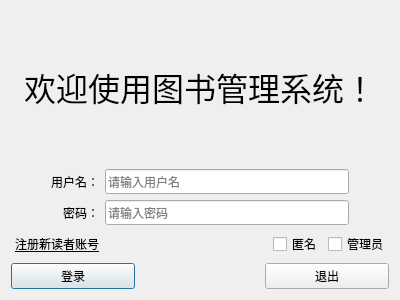
<?xml version="1.0" encoding="UTF-8"?>
<ui version="4.0">
 <class>LoginDialog</class>
 <widget class="QDialog" name="LoginDialog">
  <property name="windowModality">
   <enum>Qt::ApplicationModal</enum>
  </property>
  <property name="geometry">
   <rect>
    <x>0</x>
    <y>0</y>
    <width>400</width>
    <height>300</height>
   </rect>
  </property>
  <property name="windowTitle">
   <string>登录</string>
  </property>
  <property name="windowIcon">
   <iconset resource="image.qrc">
    <normaloff>:/img/logo.png</normaloff>:/img/logo.png</iconset>
  </property>
  <property name="sizeGripEnabled">
   <bool>false</bool>
  </property>
  <property name="modal">
   <bool>false</bool>
  </property>
  <layout class="QHBoxLayout" name="horizontalLayout_4">
   <item>
    <layout class="QVBoxLayout" name="verticalLayout_3">
     <item>
      <widget class="QLabel" name="programInfo">
       <property name="font">
        <font>
         <family>PingFang SC</family>
         <pointsize>24</pointsize>
         <weight>50</weight>
         <bold>false</bold>
        </font>
       </property>
       <property name="frameShape">
        <enum>QFrame::NoFrame</enum>
       </property>
       <property name="frameShadow">
        <enum>QFrame::Plain</enum>
       </property>
       <property name="text">
        <string>欢迎使用图书管理系统！</string>
       </property>
       <property name="alignment">
        <set>Qt::AlignCenter</set>
       </property>
      </widget>
     </item>
     <item>
      <layout class="QHBoxLayout" name="horizontalLayout">
       <item>
        <spacer name="horizontalSpacer_3">
         <property name="orientation">
          <enum>Qt::Horizontal</enum>
         </property>
         <property name="sizeType">
          <enum>QSizePolicy::Preferred</enum>
         </property>
         <property name="sizeHint" stdset="0">
          <size>
           <width>40</width>
           <height>20</height>
          </size>
         </property>
        </spacer>
       </item>
       <item>
        <layout class="QVBoxLayout" name="verticalLayout">
         <item>
          <widget class="QLabel" name="userLabel">
           <property name="font">
            <font>
             <family>PingFang SC</family>
            </font>
           </property>
           <property name="text">
            <string>用户名：</string>
           </property>
           <property name="alignment">
            <set>Qt::AlignRight|Qt::AlignTrailing|Qt::AlignVCenter</set>
           </property>
          </widget>
         </item>
         <item>
          <widget class="QLabel" name="pwdLabel">
           <property name="font">
            <font>
             <family>PingFang SC</family>
            </font>
           </property>
           <property name="text">
            <string>密码：</string>
           </property>
           <property name="alignment">
            <set>Qt::AlignRight|Qt::AlignTrailing|Qt::AlignVCenter</set>
           </property>
          </widget>
         </item>
        </layout>
       </item>
       <item>
        <layout class="QVBoxLayout" name="verticalLayout_2">
         <item>
          <widget class="QLineEdit" name="userLineEdit">
           <property name="font">
            <font>
             <family>PingFang SC</family>
            </font>
           </property>
           <property name="dragEnabled">
            <bool>false</bool>
           </property>
           <property name="placeholderText">
            <string>请输入用户名</string>
           </property>
           <property name="clearButtonEnabled">
            <bool>false</bool>
           </property>
          </widget>
         </item>
         <item>
          <widget class="QLineEdit" name="pwdLineEdit">
           <property name="font">
            <font>
             <family>PingFang SC</family>
            </font>
           </property>
           <property name="echoMode">
            <enum>QLineEdit::Password</enum>
           </property>
           <property name="placeholderText">
            <string>请输入密码</string>
           </property>
          </widget>
         </item>
        </layout>
       </item>
       <item>
        <spacer name="horizontalSpacer_4">
         <property name="orientation">
          <enum>Qt::Horizontal</enum>
         </property>
         <property name="sizeType">
          <enum>QSizePolicy::Preferred</enum>
         </property>
         <property name="sizeHint" stdset="0">
          <size>
           <width>40</width>
           <height>20</height>
          </size>
         </property>
        </spacer>
       </item>
      </layout>
     </item>
     <item>
      <layout class="QHBoxLayout" name="horizontalLayout_2">
       <item>
        <widget class="QPushButton" name="ReaderRegisterPushButton">
         <property name="font">
          <font>
           <family>PingFang SC</family>
           <underline>true</underline>
          </font>
         </property>
         <property name="cursor">
          <cursorShape>PointingHandCursor</cursorShape>
         </property>
         <property name="autoFillBackground">
          <bool>false</bool>
         </property>
         <property name="text">
          <string>注册新读者账号</string>
         </property>
         <property name="flat">
          <bool>true</bool>
         </property>
        </widget>
       </item>
       <item>
        <spacer name="horizontalSpacer">
         <property name="orientation">
          <enum>Qt::Horizontal</enum>
         </property>
         <property name="sizeHint" stdset="0">
          <size>
           <width>40</width>
           <height>20</height>
          </size>
         </property>
        </spacer>
       </item>
       <item>
        <widget class="QCheckBox" name="anonymousBox">
         <property name="font">
          <font>
           <family>PingFang SC</family>
          </font>
         </property>
         <property name="text">
          <string>匿名</string>
         </property>
         <property name="checkable">
          <bool>true</bool>
         </property>
         <property name="checked">
          <bool>false</bool>
         </property>
        </widget>
       </item>
       <item>
        <widget class="QCheckBox" name="adminCheckBox">
         <property name="font">
          <font>
           <family>PingFang SC</family>
          </font>
         </property>
         <property name="text">
          <string>管理员</string>
         </property>
         <property name="checked">
          <bool>false</bool>
         </property>
        </widget>
       </item>
      </layout>
     </item>
     <item>
      <layout class="QHBoxLayout" name="horizontalLayout_3">
       <item>
        <widget class="QPushButton" name="nextButton">
         <property name="enabled">
          <bool>true</bool>
         </property>
         <property name="sizePolicy">
          <sizepolicy hsizetype="MinimumExpanding" vsizetype="Fixed">
           <horstretch>0</horstretch>
           <verstretch>0</verstretch>
          </sizepolicy>
         </property>
         <property name="font">
          <font>
           <family>PingFang SC</family>
          </font>
         </property>
         <property name="text">
          <string>登录</string>
         </property>
         <property name="autoDefault">
          <bool>true</bool>
         </property>
         <property name="default">
          <bool>true</bool>
         </property>
        </widget>
       </item>
       <item>
        <spacer name="horizontalSpacer_2">
         <property name="orientation">
          <enum>Qt::Horizontal</enum>
         </property>
         <property name="sizeHint" stdset="0">
          <size>
           <width>40</width>
           <height>20</height>
          </size>
         </property>
        </spacer>
       </item>
       <item>
        <widget class="QPushButton" name="exitButton">
         <property name="sizePolicy">
          <sizepolicy hsizetype="MinimumExpanding" vsizetype="Fixed">
           <horstretch>0</horstretch>
           <verstretch>0</verstretch>
          </sizepolicy>
         </property>
         <property name="font">
          <font>
           <family>PingFang SC</family>
           <stylestrategy>PreferDefault</stylestrategy>
          </font>
         </property>
         <property name="text">
          <string>退出</string>
         </property>
        </widget>
       </item>
      </layout>
     </item>
    </layout>
   </item>
  </layout>
 </widget>
 <resources>
  <include location="image.qrc"/>
 </resources>
 <connections/>
</ui>
